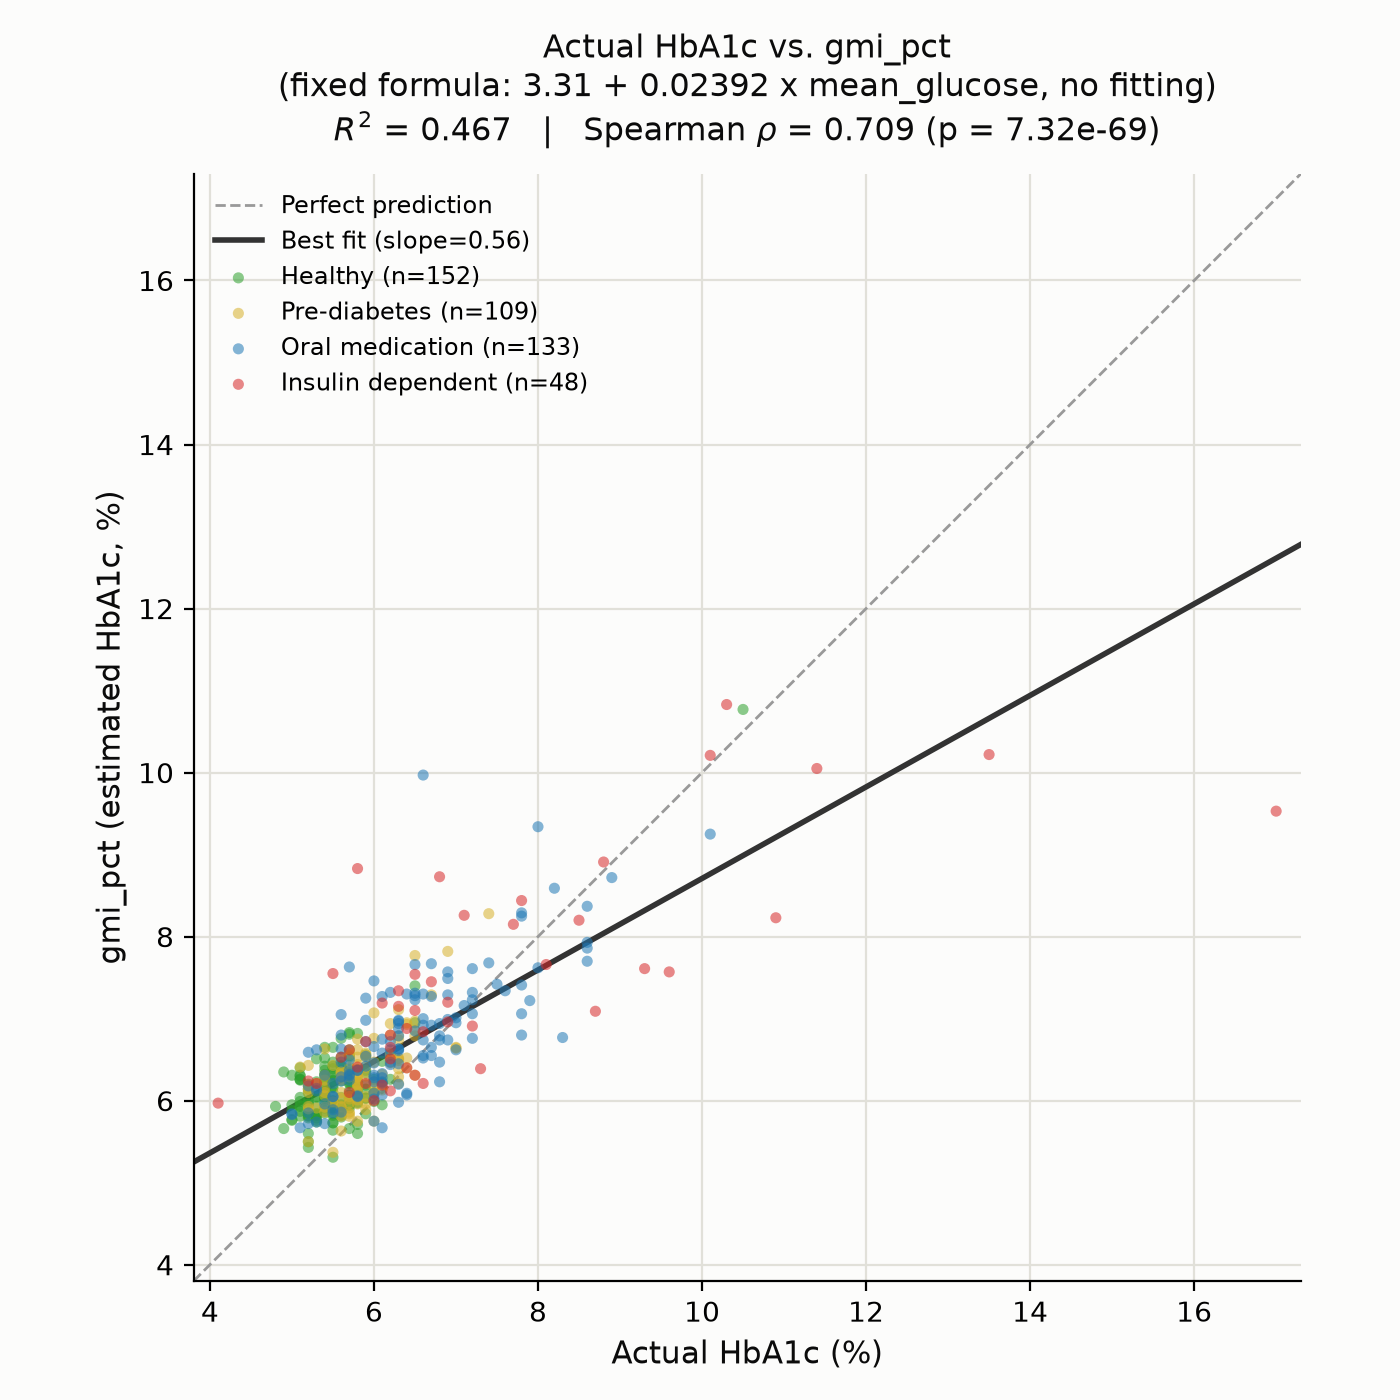

This figure's Python source:
"""
Actual vs. predicted HbA1c scatter plot for gmi_pct (Glucose Management
Indicator, Bergenstal 2018: 3.31 + 0.02392 * mean_glucose) used directly as
a fixed-formula "prediction" of lab HbA1c -- no fitting, just the formula
evaluated on the test set, so this is comparable to
actual_vs_predicted_hba1c.py's Model 6a plot but with no model behind it.

Points are colored by study_group (diabetes/medication status), same
convention as actual_vs_predicted_hba1c.py. R2/Spearman/best-fit line are
always computed on the full test set (all groups combined), regardless of
axis range.

Outputs (in this directory):
  actual_vs_predicted_gmi.png         -- full data range
  actual_vs_predicted_gmi_zoomed.png  -- same, axes clipped to 4-10% (where
                                          most of the cohort actually sits)
"""
import os
import sys

import matplotlib.pyplot as plt
import numpy as np
from scipy.stats import linregress, spearmanr
from sklearn.metrics import r2_score

sys.path.insert(0, os.path.dirname(os.path.dirname(os.path.abspath(__file__))))
from ablation_common import HBA1C_COL, load_data

OUT_DIR = os.path.dirname(os.path.abspath(__file__))

STUDY_GROUP_COLORS = {
    "healthy": "#2ca02c",
    "pre_diabetes_lifestyle_controlled": "#d6b02a",
    "oral_medication_and_or_non_insulin_injectable_medication_controlled": "#1f77b4",
    "insulin_dependent": "#d62728",
}
STUDY_GROUP_LABELS = {
    "healthy": "Healthy",
    "pre_diabetes_lifestyle_controlled": "Pre-diabetes",
    "oral_medication_and_or_non_insulin_injectable_medication_controlled": "Oral medication",
    "insulin_dependent": "Insulin dependent",
}

df = load_data()
test = df[df["split"] == "test"]
y_test = test[HBA1C_COL]
pred = test["gmi_pct"].values
study_group = test["study_group"].values

r2 = r2_score(y_test, pred)
slope, intercept, _, _, _ = linregress(y_test, pred)
rho, pval = spearmanr(y_test, pred)
print(f"gmi_pct alone: R2={r2:.3f}")
print(f"OLS fit: predicted = {slope:.3f} * actual + {intercept:.3f}")
print(f"Spearman rho={rho:.3f}, p={pval:.3e}")


def make_figure(out_name, fixed_lims=None):
    fig, ax = plt.subplots(figsize=(7, 7), facecolor="#fcfcfb")
    ax.set_facecolor("#fcfcfb")
    lims = fixed_lims if fixed_lims is not None else [min(y_test.min(), pred.min()) - 0.3, max(y_test.max(), pred.max()) + 0.3]

    ax.plot(lims, lims, color="#999999", linewidth=1.0, linestyle="--", zorder=1, label="Perfect prediction")
    fit_x = np.array(lims)
    ax.plot(fit_x, slope * fit_x + intercept, color="#333333", linewidth=2.0, zorder=2, label=f"Best fit (slope={slope:.2f})")

    for group, color in STUDY_GROUP_COLORS.items():
        mask = study_group == group
        if mask.sum() == 0:
            continue
        ax.scatter(y_test[mask], pred[mask], s=16, alpha=0.55, color=color, edgecolor="none",
                   zorder=3, label=f"{STUDY_GROUP_LABELS[group]} (n={mask.sum()})")

    ax.set_xlim(lims); ax.set_ylim(lims)
    ax.set_aspect("equal")
    ax.set_xlabel("Actual HbA1c (%)", fontsize=11, color="#0b0b0b")
    ax.set_ylabel("gmi_pct (estimated HbA1c, %)", fontsize=11, color="#0b0b0b")
    ax.set_title(
        f"Actual HbA1c vs. gmi_pct\n(fixed formula: 3.31 + 0.02392 x mean_glucose, no fitting)\n"
        f"$R^2$ = {r2:.3f}   |   Spearman $\\rho$ = {rho:.3f} (p = {pval:.2e})",
        fontsize=11.5, color="#0b0b0b", pad=12,
    )
    ax.grid(True, color="#e1e0d9", linewidth=0.8, zorder=0)
    ax.set_axisbelow(True)
    for spine in ["top", "right"]:
        ax.spines[spine].set_visible(False)
    ax.legend(loc="upper left", frameon=False, fontsize=8.5)
    fig.tight_layout()
    fig.savefig(os.path.join(OUT_DIR, out_name), dpi=200, facecolor=fig.get_facecolor())
    print(f"saved {out_name}")


make_figure("actual_vs_predicted_gmi.png")
make_figure("actual_vs_predicted_gmi_zoomed.png", fixed_lims=[4, 10])
